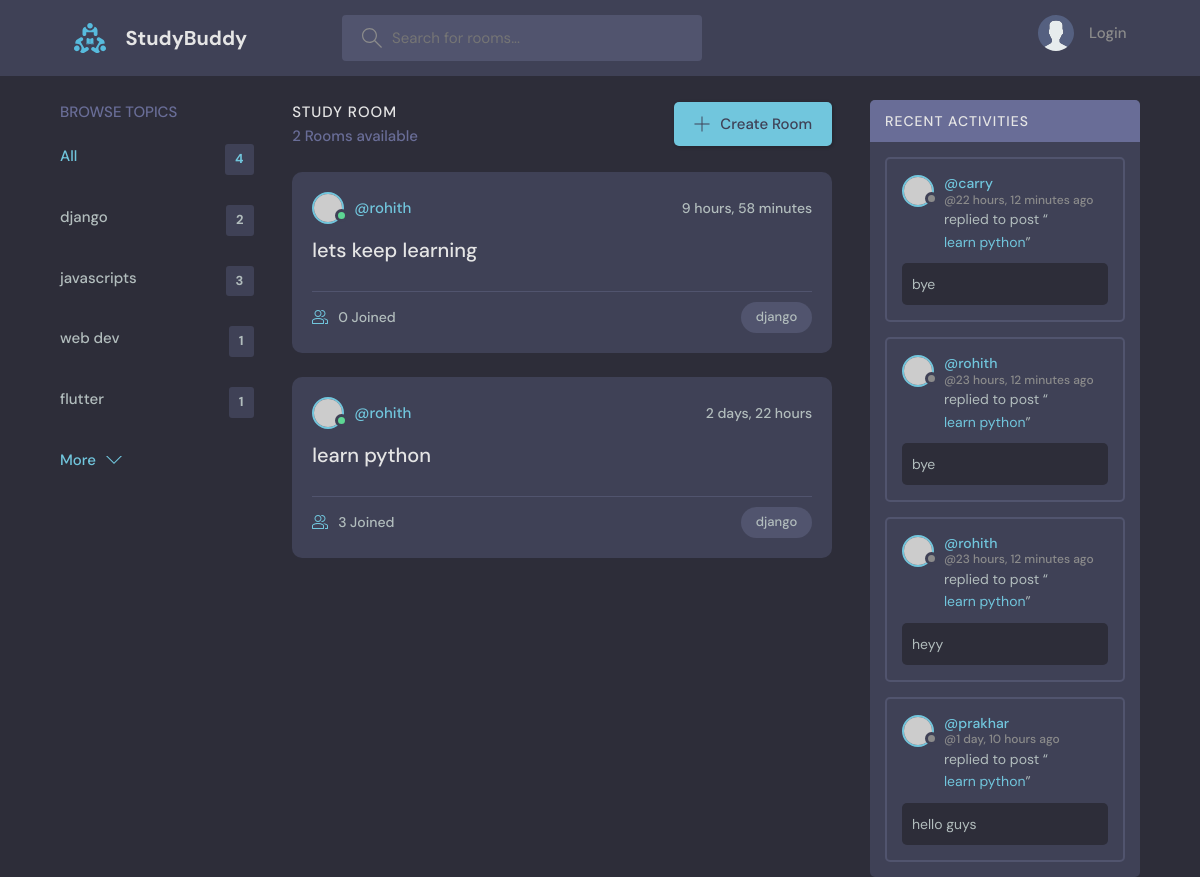
/?q=django, run on the app's committed database.
### base/models.py (models this page shows, shortened)
class Topic(models.Model):
    name = models.CharField(max_length = 200)

class Room(models.Model):
    host = models.ForeignKey(User,on_delete = models.SET_NULL,null = True)
    topic = models.ForeignKey(Topic,on_delete = models.SET_NULL,null = True)
    name = models.CharField(max_length = 200)
    description = models.TextField(null = True,blank =True)
    participants = models.ManyToManyField(User,related_name = 'participants',blank = True)
    updated = models.DateTimeField(auto_now = True)
    created = models.DateTimeField(auto_now_add=True)
    class Meta:
        ordering = ['-updated','-created']
    def __str__(self):
        return self.name

class  Message(models.Model):
    user = models.ForeignKey(User,on_delete=models.CASCADE)
    room = models.ForeignKey(Room,on_delete = models.CASCADE)
    body = models.TextField()
    updated = models.DateTimeField(auto_now = True)
    created = models.DateTimeField(auto_now_add=True)
    class Meta:
        ordering = ['-updated','-created']

### base/views.py (the view)
# urls.py: path('',views.home,name="home"),
def home(request):
    q = request.GET.get('q') if request.GET.get('q') != None else ''
    rooms = Room.objects.filter(
        Q(topic__name__icontains = q) |
        Q(name__icontains = q) |
        Q(description__icontains =q)
        )
    topics = Topic.objects.all()
    rooms_count = rooms.count()
    room_messages = Message.objects.filter(Q(room__topic__name__icontains=q))
    context = {'rooms':rooms,'topics': topics,'rooms_count':rooms_count,'room_messages':room_messages}
    return render(request,'base/home.html',context)

### base/templates/base/home.html (shortened to what this page needs)
{%extends 'main.html' %}
{%block content%}
    <main class="layout layout--3">
      <div class="container">
        {%include 'base/topics_components.html'%}
        <div class="roomList">
          <div class="roomList__header">
            <div>
              <h2>Study Room</h2>
              <p>{{rooms_count}} Rooms available</p>
            </div>
            <a class="btn btn--main" href="{%url 'create-room'%}">
              <svg version="1.1" xmlns="http://www.w3.org/2000/svg" width="32" height="32" viewBox="0 0 32 32">
                <title>add</title>
                <path
                  d="M16.943 0.943h-1.885v14.115h-14.115v1.885h14.115v14.115h1.885v-14.115h14.115v-1.885h-14.115v-14.115z"
                ></path>
              </svg>
              Create Room
            </a>
          </div>
          {%include 'base/feed_components.html' %}
        </div>
        {%include 'base/activity_component.html'%}
      </div>
    </main>
{%endblock%}

### base/templates/base/topics_components.html
<div class="topics">
    <div class="topics__header">
      <h2>Browse Topics</h2>
    </div>
    <ul class="topics__list">
      <li>
        <a href="{%url 'home'%}" class="active">All <span>{{topics.count}}</span></a>
      </li>
      {%for topic in topics%}
      <li>
        <a href="{% url 'home'%}?q={{topic.name}}">{{topic.name}} <span>{{topic.room_set.all.count}}</span></a>
      </li>
      {%endfor%}
    </ul>
    <a class="btn btn--link" href="topics.html">
      More
      <svg version="1.1" xmlns="http://www.w3.org/2000/svg" width="32" height="32" viewBox="0 0 32 32">
        <title>chevron-down</title>
        <path d="M16 21l-13-13h-3l16 16 16-16h-3l-13 13z"></path>
      </svg>
    </a>
  </div>

### base/templates/base/feed_components.html (shortened to what this page needs)
{%for room in rooms%}
<div class="roomListRoom">
    <div class="roomListRoom__header">
      <a href="{% url 'user-profile' room.host.id %}" class="roomListRoom__author">
        <div class="avatar avatar--small active">
          <img src="https://randomuser.me/api/portraits/men/11.jpg" />
        </div>
        <span>@{{room.host.username}}</span>
      </a>
      <div class="roomListRoom__actions">
        <span>{{room.created|timesince}}</span>
      </div>
    </div>
    <div class="roomListRoom__content">
      <a href="{% url 'room' room.id %}">{{room.name}}</a>
    </div>
    <div class="roomListRoom__meta">
      <a class="roomListRoom__joined" href = "{% url 'room' room.id %}">
        {{room.participants.all.count}} Joined
      </a>
      <p class="roomListRoom__topic">{{room.topic.name}}</p>
    </div>
  </div>
{% endfor %}

### base/templates/base/activity_component.html (shortened to what this page needs)
<div class="activities">
    <div class="activities__header">
      <h2>Recent Activities</h2>
    </div>
    {%for message in room_messages%}
    <div class="activities__box">
      <div class="activities__boxHeader roomListRoom__header">
        <a href="{% url 'user-profile' message.user.id %}" class="roomListRoom__author">
          <div class="avatar avatar--small">
            <img src="https://randomuser.me/api/portraits/women/11.jpg" />
          </div>
          <p>
            @{{message.user}}
            <span>@{{message.created|timesince}} ago</span>
          </p>
        </a>
      </div>
      <div class="activities__boxContent">
        <p>replied to post “<a href="{%url 'room' message.room.id %}">{{message.room}}</a>”</p>
        <div class="activities__boxRoomContent">
          {{message.body}}
        </div>
      </div>
    </div>
    {%endfor%}
  </div>

### data on the page
Topic: name "django", room_set.all.count "2"
Topic: name "javascripts", room_set.all.count "3"
Topic: name "web dev", room_set.all.count "1"
Topic: name "flutter", room_set.all.count "1"
Room: host.username "rohith", created "9 hours, 58 minutes", name "lets keep learning", participants.all.count "0", topic.name "django"
Room: host.username "rohith", created "2 days, 22 hours", name "learn python", participants.all.count "3", topic.name "django"
Message: user "carry", created "22 hours, 12 minutes", room "learn python", body "bye"
Message: user "rohith", created "23 hours, 12 minutes", room "learn python", body "bye"
Message: user "rohith", created "23 hours, 12 minutes", room "learn python", body "heyy"
Message: user "prakhar", created "1 day, 10 hours", room "learn python", body "hello guys"

### other printed values
{{ topics.count }} "4"
{{ rooms_count }} "2"
